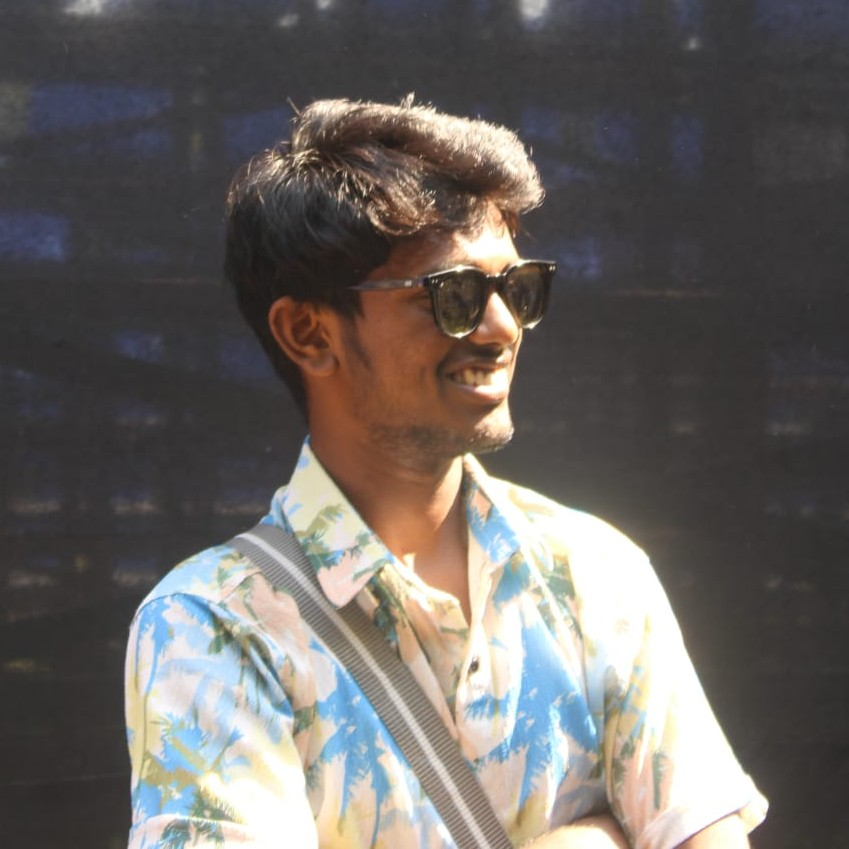
#> input picture Raman4rayanan.jpeg, 849 x 849 px
$ python round_image.py
#> lines starting #> are read from the running program, lines starting #| are printed output that depends on the picture
import sys
try:
    from PIL import Image, ImageDraw
except ImportError:
    import subprocess
    subprocess.check_call([sys.executable, "-m", "pip", "install", "pillow"])
    from PIL import Image, ImageDraw

def crop_to_circle(input_image_path, output_image_path):
    # Open the input image
#> called with input_image_path = 'Raman4rayanan.jpeg', output_image_path = 'Raman4rayanan_round.png'
    img = Image.open(input_image_path).convert("RGBA")

    # Make it a square if it isn't
    min_dim = min(img.size)
#> min_dim = 849
    left = (img.size[0] - min_dim) / 2
#> left = 0
    top = (img.size[1] - min_dim) / 2
#> top = 0
    right = (img.size[0] + min_dim) / 2
#> right = 849
    bottom = (img.size[1] + min_dim) / 2
#> bottom = 849
    img = img.crop((left, top, right, bottom))

    # Create a mask
    mask = Image.new("L", img.size, 0)
#> mask: PIL image 849x849 L; every value is 0
    draw = ImageDraw.Draw(mask)
    draw.ellipse((0, 0) + img.size, fill=255)

    # Apply the mask
    result = Image.new("RGBA", img.size)
#> result: PIL image 849x849 RGBA; every value is 0
    result.paste(img, (0, 0), mask=mask)
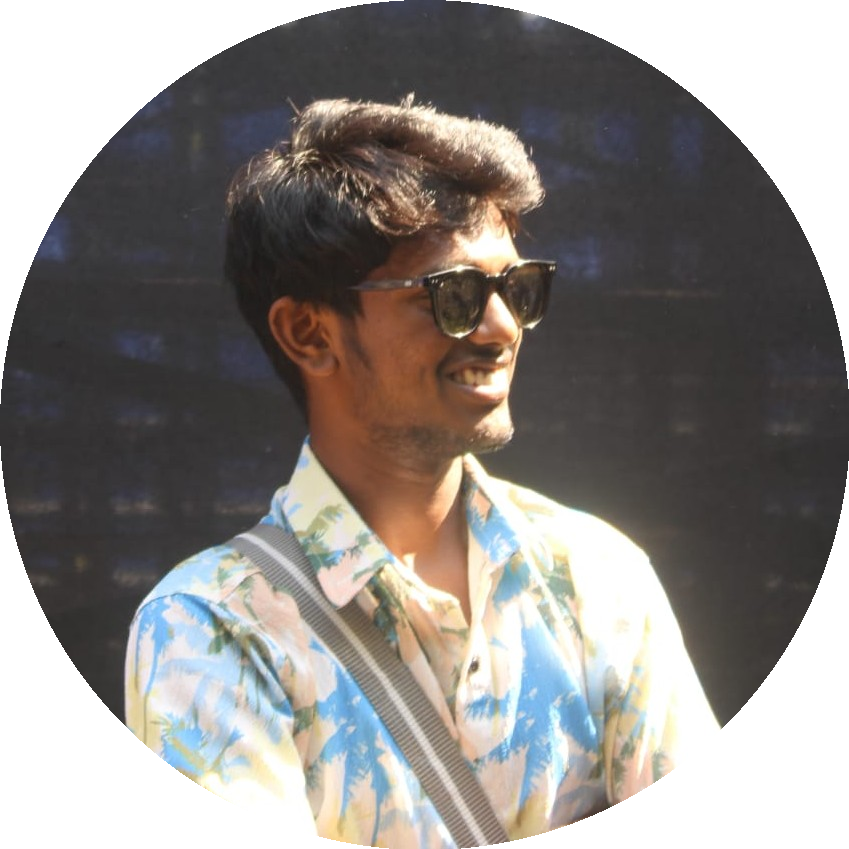
#> result: PIL image 849x849 RGBA; mean R, G, B, A 87.8, 83.3, 80.1, 200.7; transparent parts drawn white

    # Save the output image
    result.save(output_image_path)
    print("Successfully created rounded image!")

crop_to_circle("Raman4rayanan.jpeg", "Raman4rayanan_round.png")
